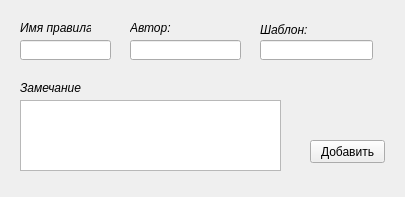
<?xml version="1.0" encoding="UTF-8"?>
<ui version="4.0">
 <class>RuleAddWidget</class>
 <widget class="QWidget" name="RuleAddWidget">
  <property name="geometry">
   <rect>
    <x>0</x>
    <y>0</y>
    <width>405</width>
    <height>197</height>
   </rect>
  </property>
  <property name="windowTitle">
   <string>Добавить правило</string>
  </property>
  <widget class="QPushButton" name="pushButton">
   <property name="geometry">
    <rect>
     <x>310</x>
     <y>140</y>
     <width>75</width>
     <height>23</height>
    </rect>
   </property>
   <property name="text">
    <string>Добавить</string>
   </property>
  </widget>
  <widget class="QLabel" name="l_rem">
   <property name="geometry">
    <rect>
     <x>20</x>
     <y>80</y>
     <width>71</width>
     <height>16</height>
    </rect>
   </property>
   <property name="font">
    <font>
     <italic>true</italic>
    </font>
   </property>
   <property name="text">
    <string>Замечание</string>
   </property>
  </widget>
  <widget class="QLineEdit" name="le_rule_name">
   <property name="geometry">
    <rect>
     <x>20</x>
     <y>40</y>
     <width>91</width>
     <height>20</height>
    </rect>
   </property>
   <property name="text">
    <string/>
   </property>
  </widget>
  <widget class="QLabel" name="l_ruleName">
   <property name="geometry">
    <rect>
     <x>20</x>
     <y>20</y>
     <width>71</width>
     <height>16</height>
    </rect>
   </property>
   <property name="font">
    <font>
     <italic>true</italic>
    </font>
   </property>
   <property name="text">
    <string>Имя правила:</string>
   </property>
  </widget>
  <widget class="QLabel" name="l_template">
   <property name="geometry">
    <rect>
     <x>260</x>
     <y>20</y>
     <width>51</width>
     <height>20</height>
    </rect>
   </property>
   <property name="text">
    <string>&lt;html&gt;&lt;head/&gt;&lt;body&gt;&lt;p&gt;&lt;span style=&quot; font-style:italic;&quot;&gt;Шаблон:&lt;/span&gt;&lt;/p&gt;&lt;/body&gt;&lt;/html&gt;</string>
   </property>
  </widget>
  <widget class="QLineEdit" name="le_author">
   <property name="geometry">
    <rect>
     <x>130</x>
     <y>40</y>
     <width>111</width>
     <height>20</height>
    </rect>
   </property>
   <property name="text">
    <string/>
   </property>
  </widget>
  <widget class="QTextEdit" name="te_ruleRem">
   <property name="geometry">
    <rect>
     <x>20</x>
     <y>100</y>
     <width>261</width>
     <height>71</height>
    </rect>
   </property>
   <property name="html">
    <string>&lt;!DOCTYPE HTML PUBLIC &quot;-//W3C//DTD HTML 4.0//EN&quot; &quot;http://www.w3.org/TR/REC-html40/strict.dtd&quot;&gt;
&lt;html&gt;&lt;head&gt;&lt;meta name=&quot;qrichtext&quot; content=&quot;1&quot; /&gt;&lt;style type=&quot;text/css&quot;&gt;
p, li { white-space: pre-wrap; }
&lt;/style&gt;&lt;/head&gt;&lt;body style=&quot; font-family:'MS Shell Dlg 2'; font-size:8.25pt; font-weight:400; font-style:normal;&quot;&gt;
&lt;p style=&quot;-qt-paragraph-type:empty; margin-top:0px; margin-bottom:0px; margin-left:0px; margin-right:0px; -qt-block-indent:0; text-indent:0px; font-size:8pt;&quot;&gt;&lt;br /&gt;&lt;/p&gt;&lt;/body&gt;&lt;/html&gt;</string>
   </property>
  </widget>
  <widget class="QLineEdit" name="le_template">
   <property name="geometry">
    <rect>
     <x>260</x>
     <y>40</y>
     <width>113</width>
     <height>20</height>
    </rect>
   </property>
  </widget>
  <widget class="QLabel" name="l_author">
   <property name="geometry">
    <rect>
     <x>130</x>
     <y>20</y>
     <width>41</width>
     <height>16</height>
    </rect>
   </property>
   <property name="font">
    <font>
     <italic>true</italic>
    </font>
   </property>
   <property name="text">
    <string>Автор:</string>
   </property>
  </widget>
 </widget>
 <resources/>
 <connections/>
</ui>
